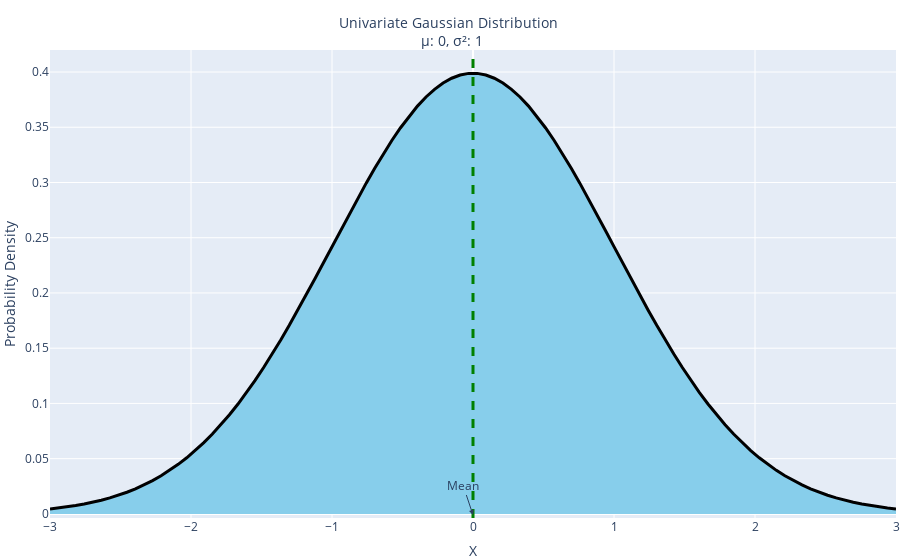

Write notebook code for a chart like this one.
### Markdown cell above
### Univariate Normal Distribution 

Only one random variable for eg: `x`

### Code cell
def univariate_normal_distribution (x,mu,sigma):
    """Generate PDF of a Univariate Normal Distribution

    Arguments:
        x     : vector ; sorted in ascending order,
        mu    : mean of the Gaussian
        sigma : standard deviation of the Gaussian
    Returns:
        PDF(probability density function)
    """
    return 1/ (sigma * np.sqrt(2 * np.pi)) * (np.exp(-(x-mu)**2/(2 * sigma**2)))

mu = 0
sigma = 1

num_samples = 100
x = np.linspace(-3*sigma + mu, 3*sigma+mu, num=num_samples) # numpy.linspace(start, stop, num=50)

fig = go.Figure(
    data=go.Scatter(
        x=x,
        y=univariate_normal_distribution(x, mu=mu, sigma=sigma),
        line=dict(width=3,color="black"),
        fill="tonexty",
        fillcolor="skyblue",
    )
)

fig.add_annotation(x=mu, y=-0.001, text="Mean",showarrow=True, arrowhead=2)
fig.add_vline(x=mu, line_width=3, line_dash="dash", line_color="green")
fig.update_layout(
    {
        "title": {
            'text': f"Univariate Gaussian Distribution <br> μ: {mu}, σ\u00b2: {sigma**2}",
            'y':0.95,
            'x':0.5,
            'xanchor': 'center',
            'yanchor': 'top',
            'font': dict(size=14)
        },
        "xaxis": {"title": "X"},
        "yaxis": {"title": "Probability Density"},
        "margin": dict(l=0, r=0, b=0, t=50)
    }
)

fig.show()

### Figure 1 — Plotly figure (JSON) as saved in the notebook; plotly's stock layout.template omitted (floating-point values rounded to 4 significant figures)
{"data": [{"fill": "tonexty", "fillcolor": "skyblue", "line": {"color": "black", "width": 3}, "type": "scatter", "x": [-3, -2.939, -2.879, -2.818, -2.758, -2.697, -2.636, -2.576, -2.515, -2.455, -2.394, -2.333, -2.273, -2.212, -2.152, -2.091, -2.03, -1.97, -1.909, -1.848, -1.788, -1.727, -1.667, -1.606, -1.545, -1.485, -1.424, -1.364, -1.303, -1.242, -1.182, -1.121, -1.061, -1, -0.9394, -0.8788, -0.8182, -0.7576, -0.697, -0.6364, -0.5758, -0.5152, -0.4545, -0.3939, -0.3333, -0.2727, -0.2121, -0.1515, -0.09091, -0.0303, 0.0303, 0.09091, 0.1515, 0.2121, 0.2727, 0.3333, 0.3939, 0.4545, 0.5152, 0.5758, 0.6364, 0.697, 0.7576, 0.8182, 0.8788, 0.9394, 1, 1.061, 1.121, 1.182, 1.242, 1.303, 1.364, 1.424, 1.485, 1.545, 1.606, 1.667, 1.727, 1.788, 1.848, 1.909, 1.97, 2.03, 2.091, 2.152, 2.212, 2.273, 2.333, 2.394, 2.455, 2.515, 2.576, 2.636, 2.697, 2.758, 2.818, 2.879, 2.939, 3], "y": [0.004432, 0.005306, 0.006329, 0.007521, 0.008906, 0.01051, 0.01235, 0.01446, 0.01687, 0.01962, 0.02272, 0.02622, 0.03015, 0.03454, 0.03942, 0.04483, 0.05079, 0.05734, 0.06449, 0.07227, 0.08069, 0.08975, 0.09948, 0.1098, 0.1209, 0.1325, 0.1447, 0.1574, 0.1707, 0.1844, 0.1984, 0.2128, 0.2273, 0.242, 0.2566, 0.2712, 0.2855, 0.2994, 0.3129, 0.3258, 0.338, 0.3494, 0.3598, 0.3692, 0.3774, 0.3844, 0.3901, 0.3944, 0.3973, 0.3988, 0.3988, 0.3973, 0.3944, 0.3901, 0.3844, 0.3774, 0.3692, 0.3598, 0.3494, 0.338, 0.3258, 0.3129, 0.2994, 0.2855, 0.2712, 0.2566, 0.242, 0.2273, 0.2128, 0.1984, 0.1844, 0.1707, 0.1574, 0.1447, 0.1325, 0.1209, 0.1098, 0.09948, 0.08975, 0.08069, 0.07227, 0.06449, 0.05734, 0.05079, 0.04483, 0.03942, 0.03454, 0.03015, 0.02622, 0.02272, 0.01962, 0.01687, 0.01446, 0.01235, 0.01051, 0.008906, 0.007521, 0.006329, 0.005306, 0.004432]}], "layout": {"annotations": [{"arrowhead": 2, "showarrow": true, "text": "Mean", "x": 0, "y": -0.001}], "margin": {"b": 0, "l": 0, "r": 0, "t": 50}, "shapes": [{"line": {"color": "green", "dash": "dash", "width": 3}, "type": "line", "x0": 0, "x1": 0, "xref": "x", "y0": 0, "y1": 1, "yref": "y domain"}], "title": {"font": {"size": 14}, "text": "Univariate Gaussian Distribution <br> μ: 0, σ²: 1", "x": 0.5, "xanchor": "center", "y": 0.95, "yanchor": "top"}, "xaxis": {"title": {"text": "X"}}, "yaxis": {"title": {"text": "Probability Density"}}}}
